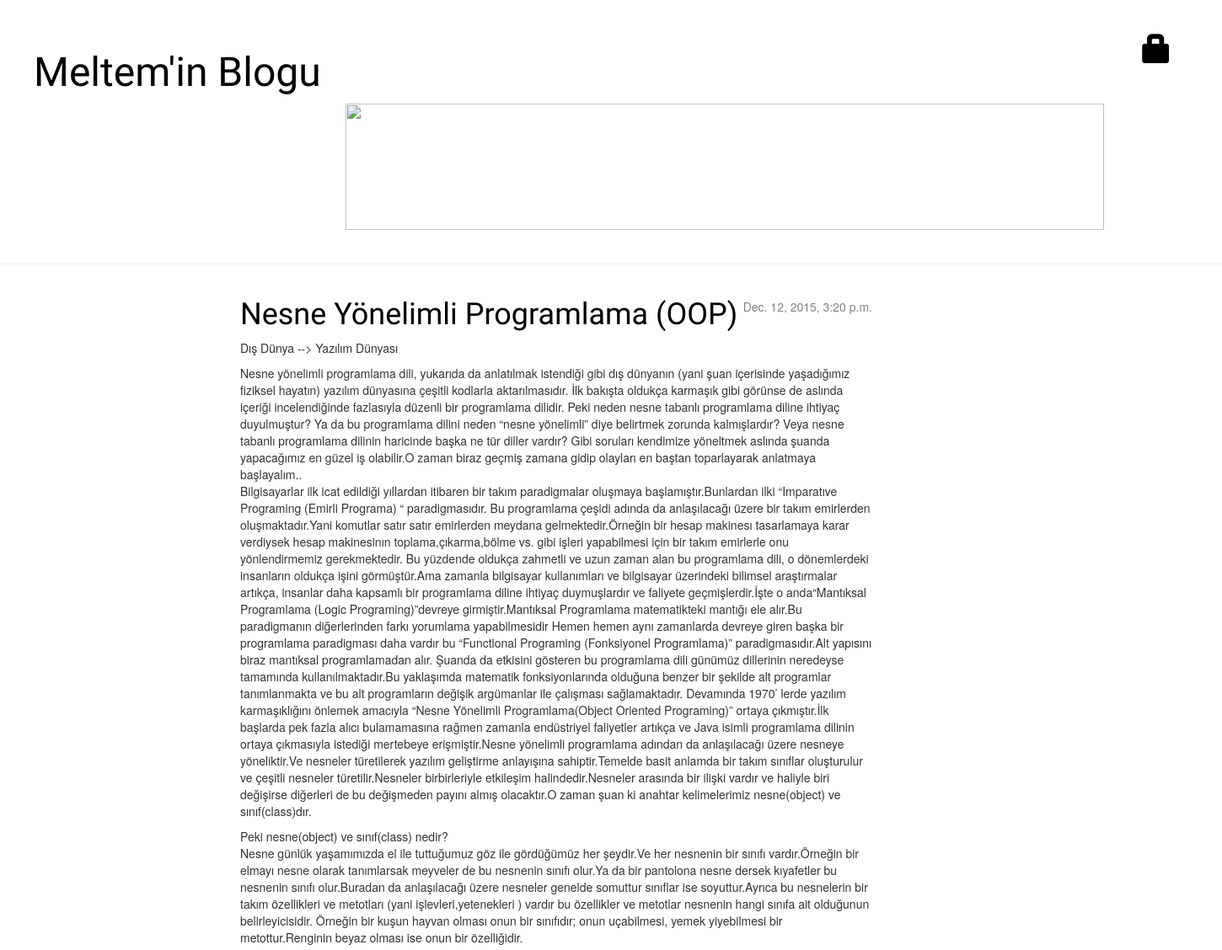
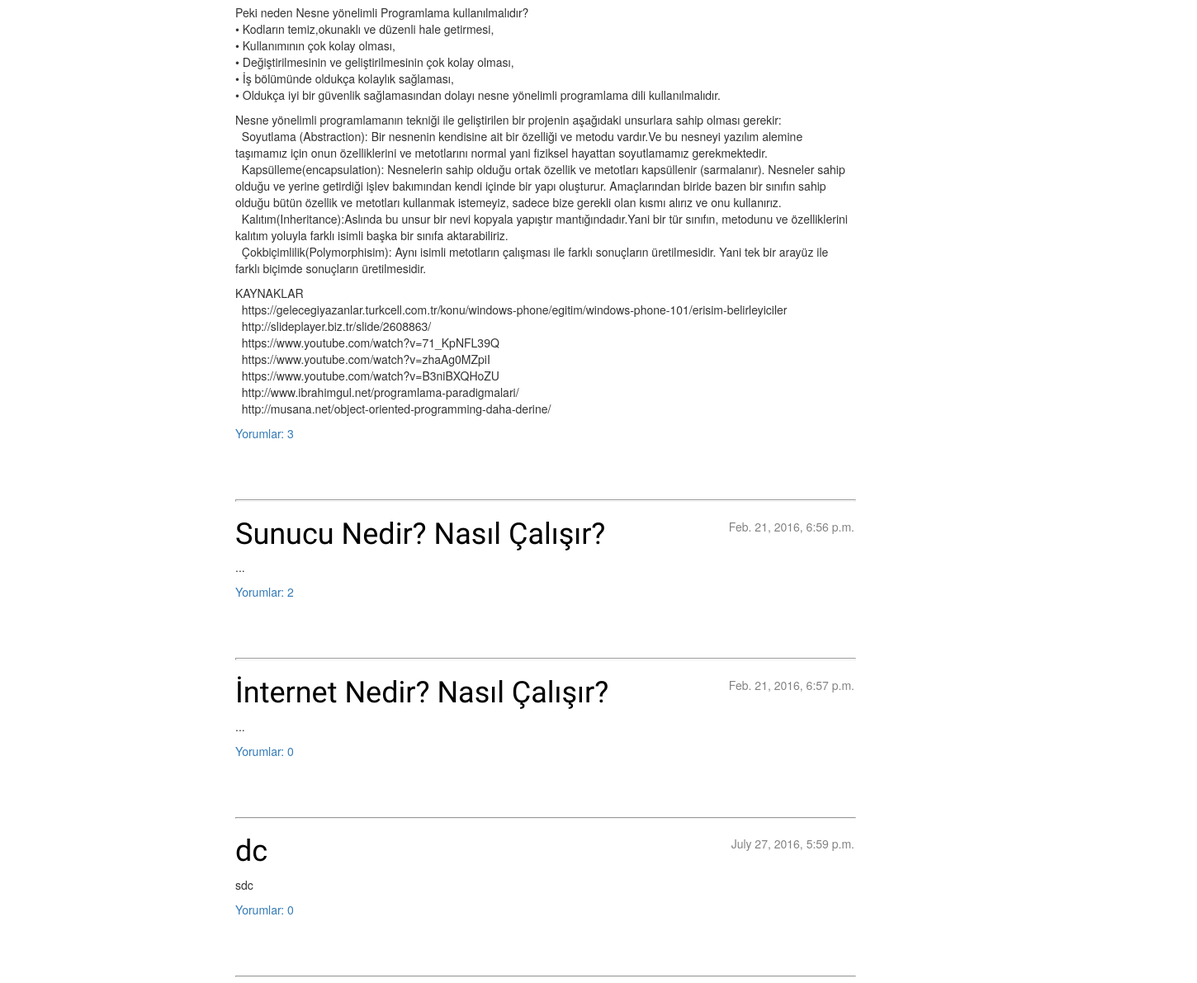
The page / on the database its author committed (2 pictures, top to bottom).
### blog/models.py (models this page shows, shortened)
class Post(models.Model):
    yazar = models.ForeignKey('auth.User')
    baslik = models.CharField(max_length=200)
    yazi = models.TextField()
    yaratilis_tarihi = models.DateTimeField(
            default=timezone.now)
    yayinlanma_tarihi = models.DateTimeField(
            blank=True, null=True)

### blog/views.py (the view)
# urls.py: url(r'^$', views.post_list, name='post_list'),
def post_list(request):
    posts = Post.objects.filter(yayinlanma_tarihi__lte=timezone.now()).order_by('yayinlanma_tarihi')
    return render(request, 'blog/post_list.html', {'posts': posts})

### blog/templates/blog/post_list.html (shortened to what this page needs)
{% extends 'blog/base.html' %}
{% load staticfiles %}
{% block content %}
    {% for post in posts %}
        <div class="post">
            <div class="date">
                {{ post.yayinlanma_tarihi }}
            </div>
            <h1><a href="{% url 'post_detail' pk=post.pk %}">{{ post.baslik }}</a></h1>
            <p>{{ post.yazi|linebreaks }}</p>
            <a href="{% url 'blog.views.post_detail' pk=post.pk %}">Yorumlar: {{ post.comments.count }}</a>
        </div>
        <hr>
    {% endfor %}
{% endblock content %}

### blog/static/css/blog.css (style rules this page uses)
h1 a { color: black; font-family: 'Russo One'; }
h1, h2, h3, h4 { font-family: 'Russo One', sans-serif; }
.post h1 { text-decoration:none; }
.date { float: right; color: #828282; }
.post { margin-bottom: 70px; }
.post h1 a, .post h1 a:visited { color: #000000; }
hr { display: block; margin-top: 0.5em; margin-bottom: 0.5em; margin-left: auto; margin-right: auto; border-style: inset; border-width: 1px; width: 750px; height: 0.5px; }
.post h1 a { text-decoration:none; }

### rows shown on the page
Post: yayinlanma_tarihi "Dec. 12, 2015, 3:20 p.m.", baslik "Nesne Yönelimli Programlama (OOP)", yazi "Dış Dünya --> Yazılım Dünyası Nesne yönelimli programlama dili, yukarıda da anlatılmak istendiği gibi dış dünyanın (yani şuan içerisinde yaşadığımız fiziksel hayatın) yazılım dünyasına çeşitli kodlarla aktarılmasıdır. İlk bakışta oldukça karmaşık gibi görünse de aslında içeriği incelendiğinde fazlasıyla düzenli bir programlama dilidir. Peki neden nesne tabanlı programlama diline ihtiyaç duyulmuştur? Ya da bu programlama dilini neden “nesne yönelimli” diye belirtmek zorunda kalmışlardır? Veya nesne tabanlı programlama dilinin haricinde başka ne tür diller vardır? Gibi soruları kendimize yöneltmek aslında şuanda yapacağımız en güzel iş olabilir.O zaman biraz geçmiş zamana gidip olayları en…", comments.count "3"
Post: yayinlanma_tarihi "Feb. 21, 2016, 6:56 p.m.", baslik "Sunucu Nedir? Nasıl Çalışır?", yazi "...", comments.count "2"
Post: yayinlanma_tarihi "Feb. 21, 2016, 6:57 p.m.", baslik "İnternet Nedir? Nasıl Çalışır?", yazi "...", comments.count "0"
Post: yayinlanma_tarihi "July 27, 2016, 5:59 p.m.", baslik "dc", yazi "sdc", comments.count "0"
